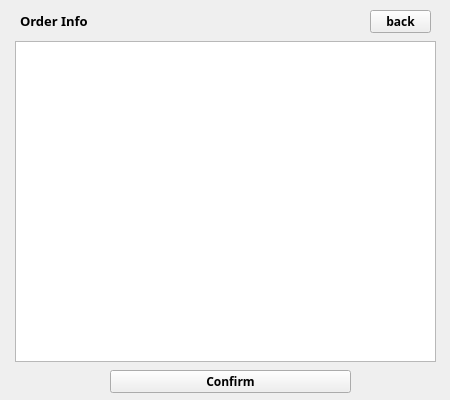
<?xml version="1.0" encoding="UTF-8"?>
<ui version="4.0">
 <class>OrderWindow</class>
 <widget class="QWidget" name="OrderWindow">
  <property name="geometry">
   <rect>
    <x>0</x>
    <y>0</y>
    <width>450</width>
    <height>400</height>
   </rect>
  </property>
  <property name="windowTitle">
   <string>Form</string>
  </property>
  <widget class="QPushButton" name="pbBack">
   <property name="geometry">
    <rect>
     <x>370</x>
     <y>10</y>
     <width>61</width>
     <height>23</height>
    </rect>
   </property>
   <property name="font">
    <font>
     <family>微软雅黑</family>
     <weight>75</weight>
     <bold>true</bold>
    </font>
   </property>
   <property name="text">
    <string>back</string>
   </property>
  </widget>
  <widget class="QLabel" name="label">
   <property name="geometry">
    <rect>
     <x>20</x>
     <y>10</y>
     <width>111</width>
     <height>21</height>
    </rect>
   </property>
   <property name="font">
    <font>
     <family>微软雅黑</family>
     <pointsize>10</pointsize>
     <weight>75</weight>
     <bold>true</bold>
    </font>
   </property>
   <property name="text">
    <string>Order Info</string>
   </property>
  </widget>
  <widget class="QListWidget" name="lwOrder">
   <property name="geometry">
    <rect>
     <x>15</x>
     <y>41</y>
     <width>421</width>
     <height>321</height>
    </rect>
   </property>
   <property name="font">
    <font>
     <family>微软雅黑</family>
     <weight>75</weight>
     <bold>true</bold>
    </font>
   </property>
  </widget>
  <widget class="QPushButton" name="pbAccept">
   <property name="geometry">
    <rect>
     <x>110</x>
     <y>370</y>
     <width>241</width>
     <height>23</height>
    </rect>
   </property>
   <property name="font">
    <font>
     <family>微软雅黑</family>
     <weight>75</weight>
     <bold>true</bold>
    </font>
   </property>
   <property name="text">
    <string>Confirm</string>
   </property>
  </widget>
 </widget>
 <resources/>
 <connections/>
</ui>
